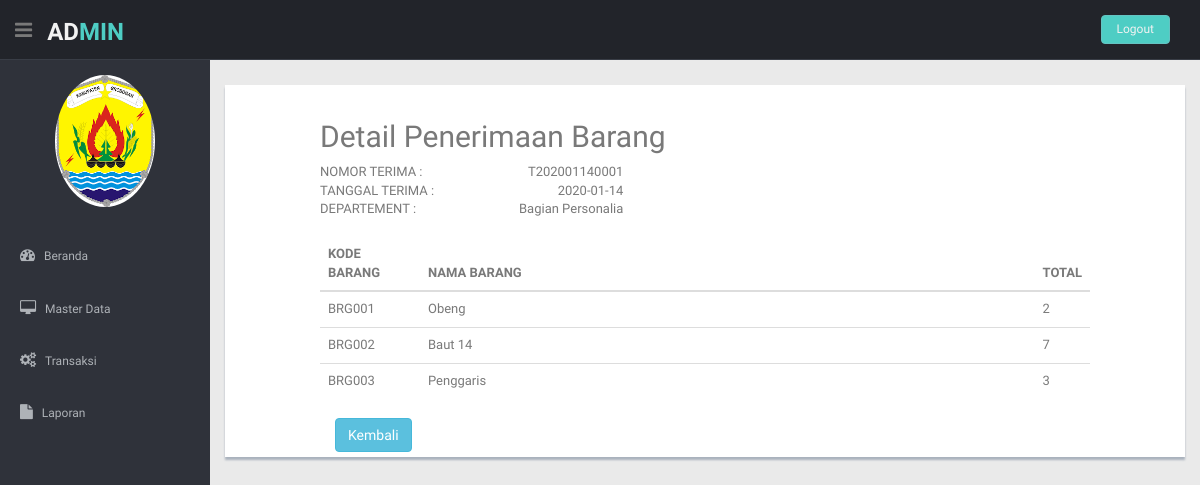
/Admin/beranda.php?hal=detailPenerimaan&kode_terima=T202001140001, run on the app's committed database.
### tables this page shows
CREATE TABLE `tbpenerimaan` (
  `kode_terima` varchar(20) NOT NULL,
  `tanggal_terima` date NOT NULL,
  `jumlah_item` int(11) NOT NULL,
  `kode_departement` varchar(6) NOT NULL,
  `id_login` varchar(6) NOT NULL,
  `keterangan` varchar(30) NOT NULL
);

CREATE TABLE `tbdepartement` (
  `kode_departement` varchar(6) NOT NULL,
  `nama_departement` varchar(30) NOT NULL,
  `ext` varchar(3) NOT NULL,
  `nama_manager` varchar(30) NOT NULL
);

CREATE TABLE `tbdetail_penerimaan` (
  `id` int(11) NOT NULL,
  `kode_terima` varchar(20) NOT NULL,
  `kode_barang` varchar(6) NOT NULL,
  `jumlah_barang` int(11) NOT NULL
);

CREATE TABLE `tbbarang` (
  `kode_barang` varchar(6) NOT NULL,
  `nama_barang` varchar(30) NOT NULL,
  `kode_kategori` int(11) NOT NULL,
  `spesifikasi` varchar(50) NOT NULL,
  `stok` int(11) NOT NULL,
  `lokasi` varchar(20) NOT NULL
);

### Admin/penerimaan/detailPenerimaan.php (the view)
<?php
include "../koneksi.php";
$kode_terima = $_GET['kode_terima'];
$dataAtas = mysqli_query($sambungin,"SELECT * FROM tbpenerimaan left join tbdepartement on tbpenerimaan.kode_departement = tbdepartement.kode_departement where kode_terima = '$kode_terima'");
$x = mysqli_fetch_array($dataAtas);
?>
<section id="main-content">
 <section class="wrapper">
 	<div class="col-lg-12 mt">
 		<div class="row content-panel">
 			<div class="col-lg-10 col-lg-offset-1">
 				<div class="pull-left">
 					<h2>Detail Penerimaan Barang</h2>
 				</div>
 			<div class="clearfix"></div>
 				<div class="row">
 					<div class="col-md-5">
 						<div>
 							<div class="pull-left">NOMOR TERIMA :</div>
 							<div class="pull-right"><?php echo $x['kode_terima'] ?> </div>
 							<div class="clearfix"></div>
 						</div>
 							<div>
 							<div class="pull-left">TANGGAL TERIMA :</div>
 							<div class="pull-right"><?php echo $x['tanggal_terima'] ?></div>
 							<div class="clearfix"></div>
 						</div>
 							<div>
 							<div class="pull-left">DEPARTEMENT :</div>
 							<div class="pull-right"><?php echo $x['nama_departement'] ?> </div>
 							<div class="clearfix"></div>
 						</div>
 					</div>
 				</div>
 				<br>
 						<table class="table">
 							<thead>
 								<?php
 									include "../koneksi.php";
 									$dataBawah = mysqli_query($sambungin,"SELECT * FROM tbpenerimaan left join tbdetail_penerimaan on tbpenerimaan.kode_terima = tbdetail_penerimaan.kode_terima left join tbbarang on tbdetail_penerimaan.kode_barang = tbbarang.kode_barang where tbpenerimaan.kode_terima = '$kode_terima'");
 								?>
 								<tr>
 									<th style="width: 100px">KODE BARANG</th>
 									<th class="text-left">NAMA BARANG</th>
 									<th style="width: 30px">TOTAL</th>
 								</tr>
 							</thead>
 						<tbody>
 							<?php
 							while($data = mysqli_fetch_array($dataBawah)){
 							?>
 							<tr>
 								<td><?php echo $data['kode_barang'] ?></td>
 								<td><?php echo $data['nama_barang'] ?></td>
 								<td><?php echo $data['jumlah_barang'] ?></td>
 							</tr>
 							<?php
 						}
 							?>
 						</tbody>
 						</table>
 						<div class="form-group">
 							<div class="col-sm-4">
 								<a href="beranda.php?hal=dataPenerimaan" class="btn btn-info">Kembali</a>
 							</div>
 						</div>
 			</div>
 		</div>
 	</div>
 </section>
</section>

### Admin/beranda.php (shortened to what this page needs)
<!DOCTYPE html>
<html lang="en">
<head>
  <link href="../lib/bootstrap/css/bootstrap.min.css" rel="stylesheet">
  <link href="../lib/font-awesome/css/font-awesome.css" rel="stylesheet" />
  <link rel="stylesheet" type="text/css" href="../css/zabuto_calendar.css">
  <link rel="stylesheet" type="text/css" href="../lib/gritter/css/jquery.gritter.css" />
  <link href="../css/style.css" rel="stylesheet">
  <link href="../css/style-responsive.css" rel="stylesheet">
</head>
<body>
  <section id="container">
    <header class="header black-bg">
      <div class="sidebar-toggle-box">
        <div class="fa fa-bars tooltips" data-placement="right" data-original-title="Toggle Navigation"></div>
      </div>
      <a href="index.html" class="logo"><b>AD<span>MIN</span></b></a>
      <div class="top-menu">
        <ul class="nav pull-right top-menu">
          <li><a class="logout" href="logout.php">Logout</a></li>
        </ul>
      </div>
    </header>
    <aside>
      <div id="sidebar" class="nav-collapse ">
        <ul class="sidebar-menu" id="nav-accordion">
          <p class="centered"><a href="profile.html"><img src="../foto/g.png" class="img-circle" width="100cm"></a></p>
          <li class="mt">
            <a class="" href="index.php">
              <i class="fa fa-dashboard"></i>
              <span>Beranda</span>
              </a>
          </li>
          <li class="sub-menu">
            <a href="javascript:;">
              <i class="fa fa-desktop"></i>
              <span>Master Data</span>
              </a>
          </li>
          <li class="sub-menu">
            <a href="javascript:;">
              <i class="fa fa-cogs"></i>
              <span>Transaksi</span>
              </a>
          </li>
            <li class="sub-menu">
            <a href="javascript:;">
              <i class="fa fa-file"></i>
              <span>Laporan</span>
              </a>
          </li>
      </div>
    </aside>
      <?php
        include "isi.php";
      ?>
  </section>
</body>
</html>

### Admin/isi.php (shortened to what this page needs)
<?php
if($_GET['hal']=='beranda')
	{include "beranda.php";}
else if($_GET['hal']=='home')
	{include "home.php";}
else if($_GET['hal']=='dataKategori')
	{include "dataKategori/dataKategori.php";}
else if($_GET['hal']=='tambahKategori')
	{include "dataKategori/tambahKategori.php";}
else if($_GET['hal']=='ubahKategori')
	{include "dataKategori/ubahKategori.php";}
else if($_GET['hal']=='dataBarang')
	{include "dataBarang/dataBarang.php";}
else if($_GET['hal']=='tambahBarang')
	{include "dataBarang/tambahBarang.php";}
else if($_GET['hal']=='ubahBarang')
	{include "dataBarang/ubahBarang.php";}
else if($_GET['hal']=='dataAdmin')
	{include "dataAdmin/dataAdmin.php";}
else if($_GET['hal']=='tambahAdmin')
	{include "dataAdmin/tambahAdmin.php";}
else if($_GET['hal']=='ubahAdmin')
	{include "dataAdmin/ubahAdmin.php";}
else if($_GET['hal']=='dataDepartement')
	{include "dataDepartement/dataDepartement.php";}
else if($_GET['hal']=='tambahDepartement')
	{include "dataDepartement/tambahDepartement.php";}
else if($_GET['hal']=='ubahDepartement')
	{include "dataDepartement/ubahDepartement.php";}
else if($_GET['hal']=='dataPenerimaan')
	{include "penerimaan/dataPenerimaan.php";}
else if($_GET['hal']=='tambahPenerimaan')
	{include "penerimaan/tambahPenerimaan.php";}
else if($_GET['hal']=='detailPenerimaan')
	{include "penerimaan/detailPenerimaan.php";}
?>

### css/style.css (style rules this page uses)
body { color: #797979; background: #eaeaea; font-family: 'Ruda', sans-serif; padding: 0px !important; margin: 0px !important; font-size:13px; }
ul li { list-style: none; }
a, a:hover, a:focus { text-decoration: none; outline: none; }
#container { width: 100%; height: 100%; }
.centered { text-align: center; }
.mt { margin-top: 25px; }
ul.top-menu > li > .logout { color: #f2f2f2; font-size: 12px; border-radius: 4px; -webkit-border-radius: 4px; border: 1px solid #64c3c2 !important; padding: 5px 15px; margin-right: 15px; background: #4ECDC4; margin-top: 15px; }
#sidebar { width: 210px; height: 100%; position: fixed; background: #2f323a; }
#sidebar ul li { position: relative; }
ul.sidebar-menu , ul.sidebar-menu li ul.sub { margin: -2px 0 0; padding: 0; }
ul.sidebar-menu { margin-top: 75px; }
ul.sidebar-menu li { margin-bottom: 5px; margin-left:10px; margin-right:10px; }
ul.sidebar-menu li.sub-menu { line-height: 15px; }
ul.sidebar-menu li a span { display: inline-block; }
ul.sidebar-menu li a { color: #aeb2b7; text-decoration: none; display: block; padding: 15px 0 15px 10px; font-size: 12px; outline: none; -webkit-transition: all 0.3s ease; -moz-transition: all 0.3s ease; -o-transition: all 0.3s ease; -ms-transition: all 0.3s ease; transition: all 0.3s ease; }
ul.sidebar-menu li a i { font-size: 15px; padding-right: 6px; }
#main-content { margin-left: 210px; }
.header, .footer { min-height: 60px; padding: 0 15px; }
.header { position: fixed; left: 0; right: 0; z-index: 1002; }
.black-bg { background: #22242a; border-bottom: 1px solid #393d46; }
.wrapper { display: inline-block; margin-top: 60px; padding-left: 15px; padding-right: 15px; padding-bottom: 15px; padding-top: 0px; width: 100%; }
a.logo { font-size: 24px; color: #f2f2f2; float: left; margin-top: 15px; text-transform: uppercase; }
a.logo b { font-weight: 900; }
a.logo span { color: #4ECDC4; }
#top_menu .nav > li, ul.top-menu > li { float: left; }
ul.top-menu > li > a { color: #666666; font-size: 16px; border-radius: 4px; -webkit-border-radius: 4px; border:1px solid #666666 !important; padding: 2px 6px; margin-right: 15px; }
.sidebar-toggle-box { float: left; padding-right: 15px; margin-top: 20px; }
.sidebar-toggle-box .fa-bars { cursor: pointer; display: inline-block; font-size: 20px; }
.content-panel { background: #ffffff; box-shadow: 0px 3px 2px #aab2bd; padding-top: 15px; padding-bottom: 5px; }

### data on the page
tbpenerimaan: kode_terima "T202001140001", tanggal_terima "2020-01-14", kode_departement.nama_departement "Bagian Personalia"
tbdetail_penerimaan: kode_barang.kode_barang "BRG001", kode_barang.nama_barang "Obeng", jumlah_barang "2"
tbdetail_penerimaan: kode_barang.kode_barang "BRG002", kode_barang.nama_barang "Baut 14", jumlah_barang "7"
tbdetail_penerimaan: kode_barang.kode_barang "BRG003", kode_barang.nama_barang "Penggaris", jumlah_barang "3"
